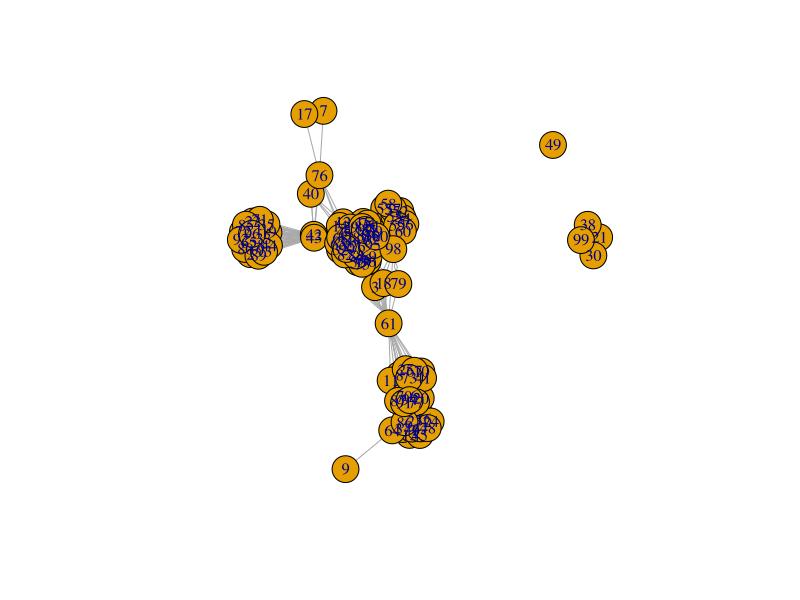

Here is the R script that generated this plot:

if (!require(ggplot2)) install.packages("ggplot2")

library(igraph)
library(ggplot2)

print(getwd())

# Read files
jobs <- read.csv("data/sna_positions.csv", header = T)
relations <- read.csv("data/sna_edges.csv", header = T)

# Basic info of dataset
str(jobs)
head(jobs)
attributes(jobs)
ncol(jobs)
nrow(jobs)
summary(jobs)


nodes <- data.frame(jobs[,1])
edges <- data.frame(from=relations[,1],to=relations[,2])
g <- graph_from_data_frame(edges, vertices=nodes, directed=FALSE)
plot(g)

# 柱状图
# png("1.png", width=1000, height=500)
# # plot(jobs$jobTitle)
# # plot(jobs$industry)
# plot(jobs$seniorityLevel)
# dev.off()
